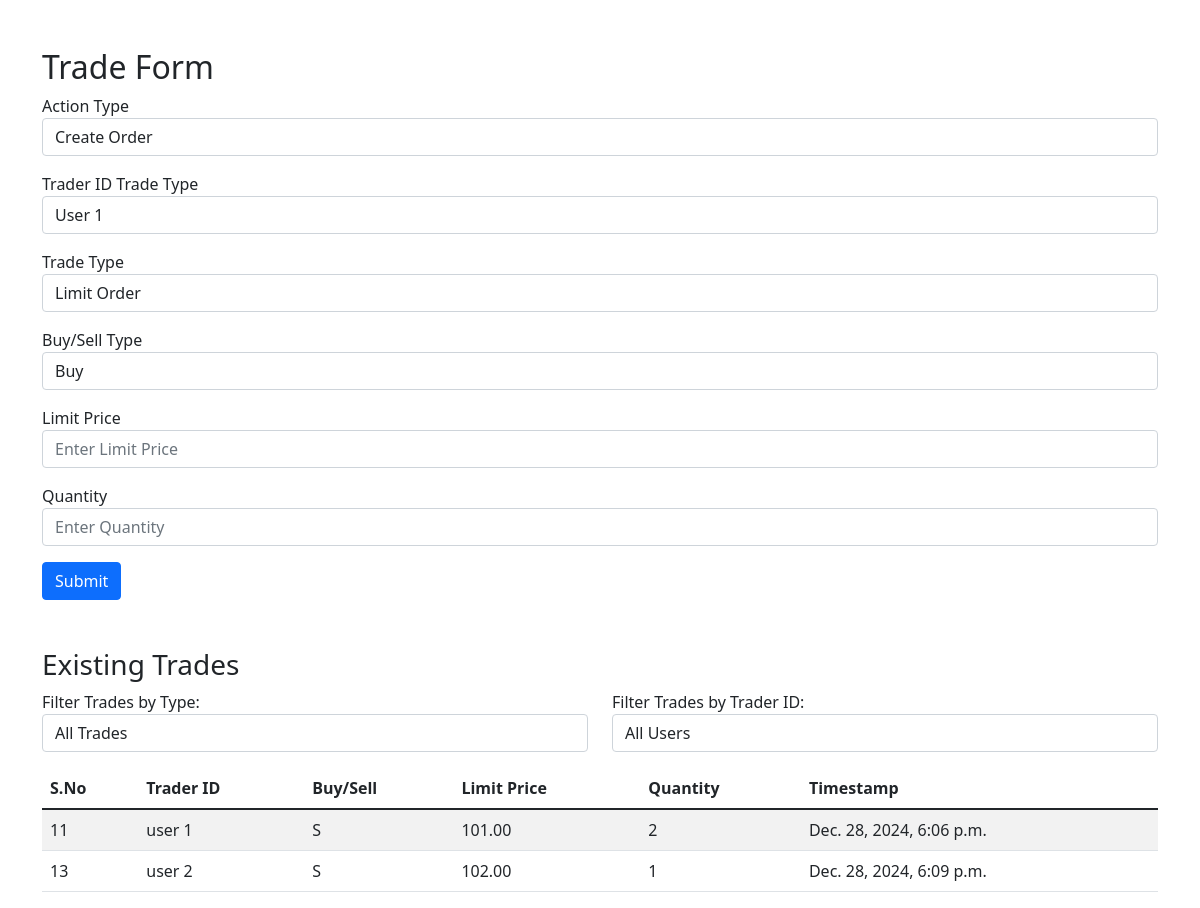
The page /generate_order/ on the database its author committed.
### generate_order/models.py (models this page shows, shortened)
class Trade(models.Model):
    sno = models.AutoField(primary_key=True)
    time = models.DateTimeField(auto_now_add=True)  # Automatically set to current time
    trader_id = models.CharField(max_length=50)
    trade_type = models.CharField(
        max_length=2,
        choices=[("Lo", "Limit Order"), ("Mo", "Market Order")]
    )
    action_type = models.CharField(
        max_length=3,
        choices=[("New", "New"), ("Mod", "Modify"), ("Can", "Cancel")]
    )
    bs_type = models.CharField(
        max_length=1,
        choices=[("B", "Buy"), ("S", "Sell")]
    )
    limit_price = models.DecimalField(max_digits=10, decimal_places=2, null=True, blank=True)
    quantity = models.PositiveIntegerField()

### generate_order/views.py (the view)
# urls.py: path('generate_order/', views.trade_form, name='trade_form'),
def trade_form(request):
    if request.method == 'POST':
        action_type = request.POST.get('action_type')
        sno = request.POST.get('sno', None)  # Get sno if provided
        if action_type == 'Cancel' and sno:
            try:
                trade = Trade.objects.get(sno=sno)  # Get the trade by sno
                trade.delete()  # Delete the trade
                return redirect('/generate_trade/')  # Redirect after deletion
            except Trade.DoesNotExist:
                return HttpResponse("Trade with given sno not found.", status=404)
        elif action_type == 'Mod' and sno:
            try:
                trade = Trade.objects.get(sno=sno)  # Get the trade by sno
                trade.trader_id = request.POST.get('trader_id')
                trade.trade_type = request.POST.get('trade_type')
                trade_type=request.POST.get('trade_type')
                bs_type=request.POST.get('bs_type')
                trade.bs_type = request.POST.get('bs_type')
                trade.limit_price = request.POST.get('limit_price')
                trade.quantity = request.POST.get('quantity')
                trade.time = datetime.now()  # Update timestamp
                if trade_type == 'Mo':  # Market Order
                    if bs_type == 'B':  # Buy order
                        lowest_sell_price = Trade.objects.filter(bs_type='S').order_by('limit_price').first()
                        trade.limit_price = lowest_sell_price.limit_price if lowest_sell_price else 100
                    elif bs_type == 'S':  # Sell order
                        highest_buy_price = Trade.objects.filter(bs_type='B').order_by('-limit_price').first()
                        trade.limit_price = highest_buy_price.limit_price if highest_buy_price else 100
                trade.save()  # Save changes
            except Trade.DoesNotExist:
                return HttpResponse("Trade with given sno not found.", status=404)
        else:
            trader = request.POST.get('trader_id')
            trade_type = request.POST.get('trade_type')
            bs_type = request.POST.get('bs_type')
            limit_price = request.POST.get('limit_price')
            quantity = request.POST.get('quantity')
            if trade_type == 'Mo':  # Market Order
                if bs_type == 'B':  # Buy order
                    lowest_sell_price = Trade.objects.filter(bs_type='S').order_by('limit_price').first()
                    limit_price = lowest_sell_price.limit_price if lowest_sell_price else 100
                elif bs_type == 'S':  # Sell order
                    highest_buy_price = Trade.objects.filter(bs_type='B').order_by('-limit_price').first()
                    limit_price = highest_buy_price.limit_price if highest_buy_price else 100
            if bs_type == 'B':
                lowest_sell_price = Trade.objects.filter(bs_type='S').order_by('limit_price').first()
                if lowest_sell_price and (int(lowest_sell_price.limit_price)<int(limit_price)):
                    buyer_id=trader
                    seller_id=lowest_sell_price.trader_id
                    price=lowest_sell_price.limit_price
                    quantity_executed=min(int(lowest_sell_price.quantity),int(quantity))
                    q=int(lowest_sell_price.quantity-quantity_executed)
                    lowest_sell_price.quantity = str(q)
                    q=int(quantity)-quantity_executed
                    quantity=str(q)
                    lowest_sell_price.save()
                    if(int(lowest_sell_price.quantity)==0):
                        lowest_sell_price.delete()
                    executed_trade=TradeSummary(
                        buy_id=buyer_id,
                        sell_id=seller_id,
                        price=price,
                        quantity=quantity_executed,
                        time=datetime.now(),
                    )
                    if buyer_id != seller_id:
                        executed_trade.save()
            if bs_type == 'S':
                lowest_sell_price = Trade.objects.filter(bs_type='B').order_by('-limit_price').first()
                if lowest_sell_price and  (int(lowest_sell_price.limit_price)>int(limit_price)):
                    seller_id=trader
                    buyer_id=lowest_sell_price.trader_id
                    price=lowest_sell_price.limit_price
                    quantity_executed=min(int(lowest_sell_price.quantity),int(quantity))
                    q=int(lowest_sell_price.quantity-quantity_executed)
                    lowest_sell_price.quantity = str(q)
                    q=int(quantity)-quantity_executed
                    quantity=str(q)
                    lowest_sell_price.save()
                    if(int(lowest_sell_price.quantity)==0):
                        lowest_sell_price.delete()
                    executed_trade=TradeSummary(
                        buy_id=buyer_id,
                        sell_id=seller_id,
                        price=price,
                        quantity=quantity_executed,
                        time=datetime.now(),
                    )
                    if(buyer_id != seller_id):
                        executed_trade.save()
            trade = Trade(
                trader_id=trader,
                trade_type=trade_type,
                action_type=action_type,
                bs_type=bs_type,
                limit_price=limit_price,
                quantity=quantity,
                time=datetime.now(),  # Automatically set current time
            )
            if(int(quantity) != 0):
                trade.save()  # Save to the database
        return redirect('/generate_order/')  # Redirect to the home page or another page after form submission
    else:
        trades = Trade.objects.all()
        trade_summaries = TradeSummary.objects.all()
        return render(request, 'trade_form.html', {
            'trades': trades,
            'trade_summaries': trade_summaries,
        })

### generate_order/templates/trade_form.html (shortened to what this page needs)
<!DOCTYPE html>
<html lang="en">
<head>
    <link rel="stylesheet" href="https://cdnjs.cloudflare.com/ajax/libs/bootstrap/5.1.3/css/bootstrap.min.css">
</head>
<body>
    <div class="container mt-5">
        <h2>Trade Form</h2>
        <form method="POST" action="">
            <div class="form-group mb-3">
                <label for="action_type">Action Type</label>
                <select class="form-control" name="action_type" id="action_type" required>
                    <option value="Create">Create Order</option>
                </select>
            </div>
            <div class="form-group mb-3" id="trader-group">
                <label for="trader_id">Trader ID</label>
                <label for="trader_id">Trade Type</label>
                <select name="trader_id" id="trader_id" class="form-control" required>
                    <option value="user 1">User 1</option>
                </select>
            </div>
            <div class="form-group mb-3" id="trade-type-group">
                <label for="trade_type">Trade Type</label>
                <select class="form-control" name="trade_type" id="trade_type">
                    <option value="Lo">Limit Order</option>
                </select>
            </div>
            <div class="form-group mb-3" id="bs-type-group">
                <label for="bs_type">Buy/Sell Type</label>
                <select class="form-control" name="bs_type" id="bs_type">
                    <option value="B">Buy</option>
                </select>
            </div>
            <div class="form-group mb-3" id="limit-price-group">
                <label for="limit_price">Limit Price</label>
                <input type="number" step="0.01" class="form-control" name="limit_price" id="limit_price" placeholder="Enter Limit Price">
            </div>
            <div class="form-group mb-3" id="quantity-group">
                <label for="quantity">Quantity</label>
                <input type="number" class="form-control" name="quantity" id="quantity" placeholder="Enter Quantity">
            </div>
            <button type="submit" class="btn btn-primary">Submit</button>
        </form>
        <h3 class="mt-5">Existing Trades</h3>
        <div class="mb-3 row">
            <div class="col-md-6">
                <label for="filter-trades">Filter Trades by Type:</label>
                <select class="form-control" id="filter-trades">
                    <option value="All">All Trades</option>
                </select>
            </div>
            <div class="col-md-6">
                <label for="filter-user">Filter Trades by Trader ID:</label>
                <select class="form-control" id="filter-user">
                    <option value="All">All Users</option>
                </select>
            </div>
        </div>
        <table class="table table-striped" id="trades-table">
            <thead>
                <tr>
                    <th>S.No</th>
                    <th>Trader ID</th>
                    <th>Buy/Sell</th>
                    <th>Limit Price</th>
                    <th>Quantity</th>
                    <th>Timestamp</th>
                </tr>
            </thead>
            <tbody>
                {% for trade in trades %}
                <tr class="trade-row"
                    data-trade-type="{{ trade.trade_type }}"
                    data-bs-type="{{ trade.bs_type }}"
                    data-trader-id="{{ trade.trader_id }}">
                    <td>{{ trade.sno }}</td>
                    <td>{{ trade.trader_id }}</td>
                    <td>{{ trade.bs_type }}</td>
                    <td>{{ trade.limit_price }}</td>
                    <td>{{ trade.quantity }}</td>
                    <td>{{ trade.time }}</td>
                </tr>
                {% endfor %}
            </tbody>
        </table>
    </div>
</body>
</html>

### rows shown on the page
Trade: sno "11", trader_id "user 1", bs_type "S", limit_price "101.00", quantity "2", time "Dec. 28, 2024, 6:06 p.m."
Trade: sno "13", trader_id "user 2", bs_type "S", limit_price "102.00", quantity "1", time "Dec. 28, 2024, 6:09 p.m."
